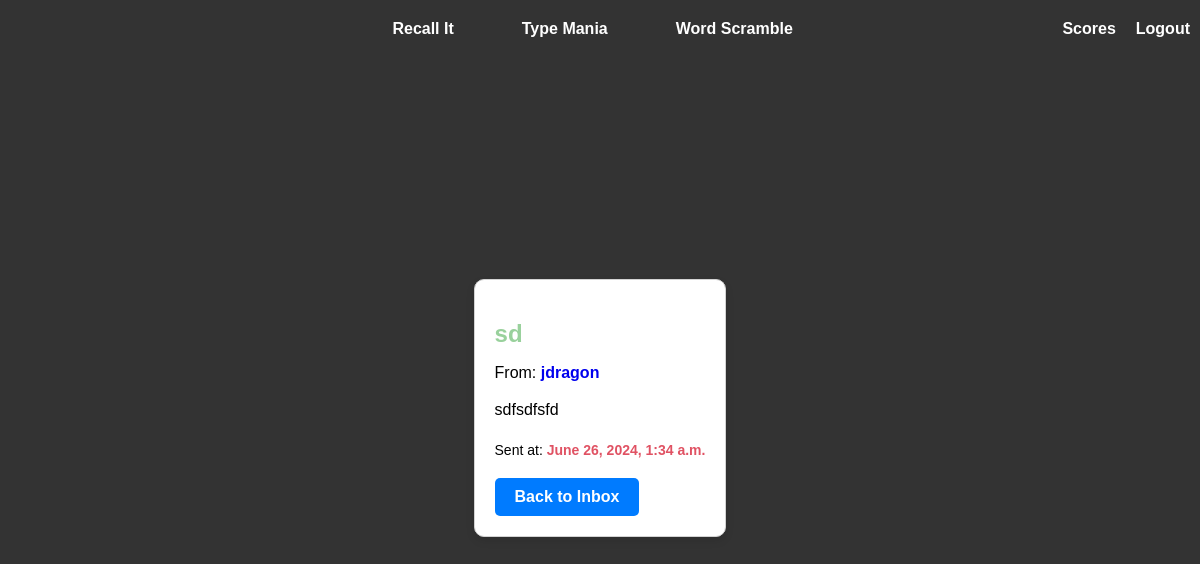
Screenshot of /messages/message/46/ (signed in) with the database file from the repository.
### user_messages/models.py (models this page shows, shortened)
class Message(models.Model):
    sender = models.ForeignKey(User, related_name='sent_messages', on_delete=models.CASCADE)
    recipient = models.ForeignKey(User, related_name='received_messages', on_delete=models.CASCADE)
    subject = models.CharField(max_length=255)
    body = models.TextField()
    timestamp = models.DateTimeField(auto_now_add=True)
    is_read = models.BooleanField(default=False)

### user_messages/views.py (the view)
# urls.py: path('message/<int:pk>/', view_message, name='view_message'),
@login_required
def view_message(request, pk):
    message = get_object_or_404(Message, pk=pk, recipient=request.user)
    message.is_read = True
    message.save()
    return render(request, 'user_messages/view_message.html', {'message': message})

### user_messages/templates/user_messages/view_message.html (shortened to what this page needs)
{% extends 'base_users.html' %}
{% block content %}
  <div class="message-detail-container">
    <h2 class="message-subject">{{ message.subject }}</h2>
    <p class="message-sender">From: <a href="{% url 'users' message.sender.username %}">{{ message.sender.username }}</a></p>
    <p class="message-body">{{ message.body }}</p>
    <p class="message-timestamp">Sent at: <span>{{ message.timestamp }}</span></p>
    <a href="{% url 'inbox' %}" class="back-to-inbox">Back to Inbox</a>
  </div>
{% endblock %}

### user_messages/static/css/messages.css (style rules this page uses)
body { font-family: Arial, sans-serif; background-color: #2c2f33; color: #fff; }
body { display: flex; justify-content: center; flex-direction: column; align-items: center; height: 100vh; font-family: "Super Legend Boy", Arial, sans-serif; background: #333; }
.message-detail-container { max-width: 600px; margin: 20px auto; padding: 20px; border: 1px solid #d3d3d3; border-radius: 10px; background-color: #ffffff; box-shadow: 0 4px 8px rgba(0, 0, 0, 0.1); }
.message-subject { font-size: 24px; font-weight: bold; margin-bottom: 15px; color: #99D19C; }
.message-sender { font-size: 16px; margin-bottom: 15px; color: black; }
a { font-weight: bold; text-decoration: none; }
.message-body { font-size: 16px; margin-bottom: 20px; color: black; line-height: 1.5; }
.message-timestamp { font-size: 14px; margin-bottom: 20px; color: black; }
.message-timestamp span { font-weight: bold; color: #E05263; }
.back-to-inbox { display: inline-block; padding: 10px 20px; background-color: #007bff; color: #ffffff; text-decoration: none; border-radius: 5px; transition: background-color 0.3s ease; font-weight: bold; }

### rows the page displays
Message: subject "sd", sender.username "jdragon", body "sdfsdfsfd", timestamp "June 26, 2024, 1:34 a.m."
